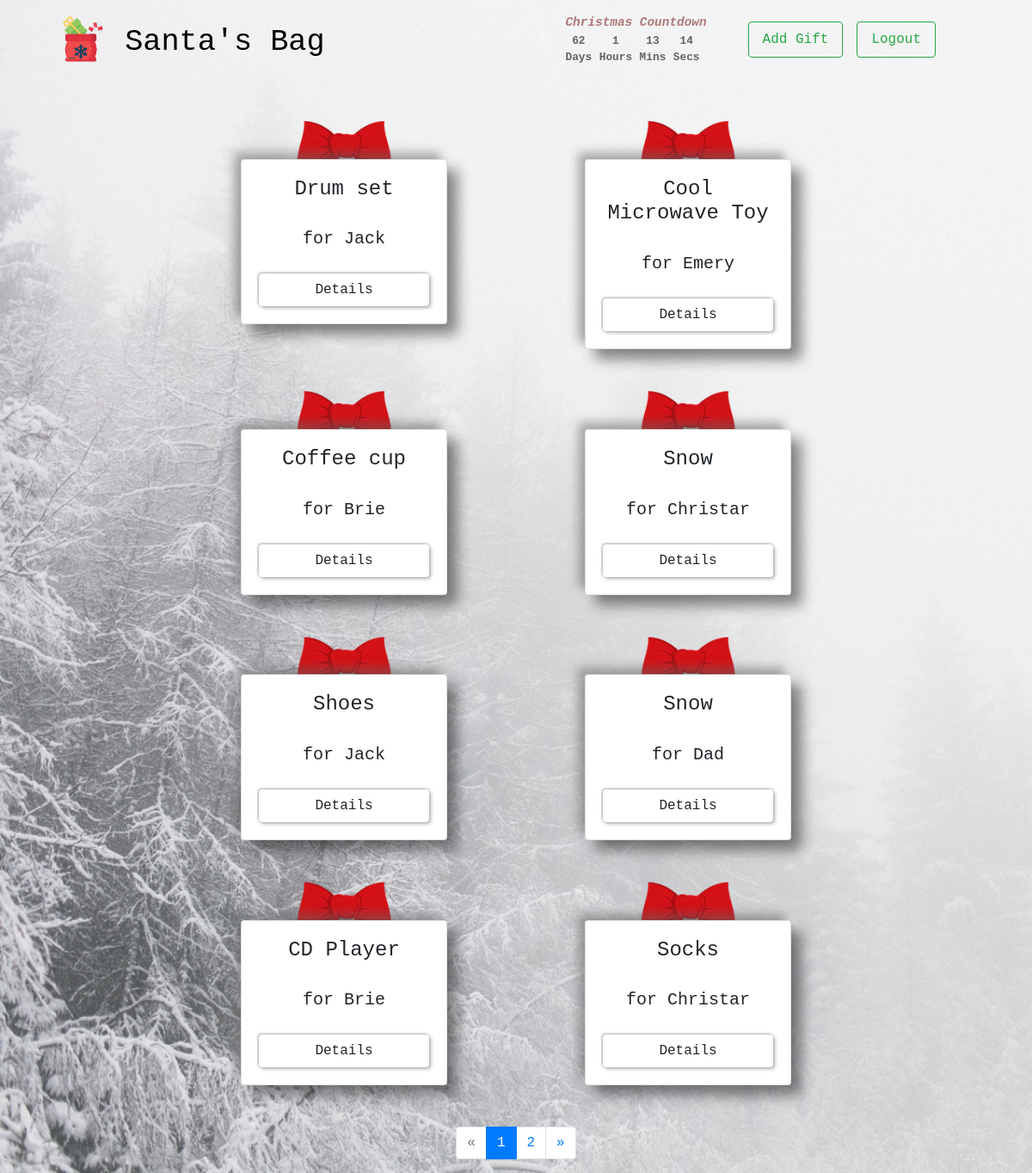
The page /gift-list (signed in) on the database its author committed.
### mainapp/models.py (models this page shows, shortened)
class gift(models.Model):
    gift_name = models.CharField(max_length=150)
    price = models.FloatField()
    type = models.CharField(max_length=150)
    recipient = models.ForeignKey(Recipient, on_delete=models.CASCADE)
    user = models.ForeignKey(
        "auth.User",
        on_delete=models.CASCADE,
    )
    year = models.IntegerField()

class Recipient(models.Model):
    def __str__(self):
        return self.name
    name = models.CharField(max_length=150)
    user = models.ForeignKey(
        "auth.User",
        on_delete=models.CASCADE
    )

### mainapp/views.py (the view)
# urls.py: path('gift-list', views.index, name='index'),
def index(request):
    gift_list = Gift.objects.filter(
        user=request.user.id)
    paginator = Paginator(gift_list, 8)
    page = request.GET.get('page')
    gift_list = paginator.get_page(page)
    context = {
        'gift_list': gift_list
    }
    return render(request, 'mainapp/index.html', context)

### mainapp/templates/mainapp/index.html (shortened to what this page needs)
{% extends 'mainapp/base.html' %}
    {% block body %}
    <div class="container-fluid col-8">
        <div class="row justify-content-center">
        {% if not gift_list %}
            <div class='container-fluid border p-5 neu-shadow mt-5 d-flex justify-content-center custom-width'>
                <div class=''>
                    <h1 style='color: red;' class="text-center col-12 mt-5 holiday-font text-center" >Welcome to Santa's Bag, {{user.username}}!</h1>
                    <h2 style='color: dodgerblue;' class="text-center col-12 mt-5 holiday-font text-center" >You haven't added any gifts to your bag yet. Please Select the button below to add your first gift: </h2>
                    <a href="{% url 'mainapp:create_item' %}" class="mt-5 col-12 btn btn-outline-success">Add Gift</a>
                </div>
            </div>
        {% else %}
            {% for item in gift_list %}
            <div class="mt-5 col d-flex align-items-stretch custom-margin-btn">
                <div class="card mx-auto background-color-card border-0 align-items-center" style="width: 15rem;">
                    <img class="card-img-top" src="pictures/red-ribbon.png" alt="There is a red bow on top of the card with gift name and recipient name info, making it look more like a present than just a card with some info." style="width:8rem; margin-bottom: -42px;">
                    <div class="card mx-auto neu-shadow" style="width: 15rem;">
                        <div class="card-body text-center d-flex flex-column reg-img">
                            <h4 class= "card-title">{{ item.gift_name|capfirst }}</h4>
                            <h5 class="card-body">for {{ item.recipient|capfirst }}</h5>
                            <a href="{% url 'mainapp:details' item.id %}" class="btn neu-shadow-inset">Details</a>
                        </div>
                    </div>
                </div>
            </div>
            {% endfor %}
            {% endif %}
        </div>
        <nav>
            <ul class="pagination justify-content-center mt-5">
              {% if gift_list.has_previous %}
                <li class="page-item">
                  <a class="page-link" href="?page={{ gift_list.previous_page_number }}">&laquo;</a>
                </li>
              {% else %}
                <li class="page-item disabled">
                  <a class="page-link" href="#" tabindex="-1" aria-disabled="True">&laquo;</a>
                </li>
              {% endif %}
              {% for i in gift_list.paginator.page_range %}
                {% if gift_list.number == i %}
                  <li class="page-item active" aria-current="page">
                    <span class="page-link">
                      {{ i }}
                    </span>
                  </li>
                {% else %}
                  <li class="page-item"><a class="page-link" href="?page={{ i }}">{{ i }}</a></li>
                {% endif %}
              {% endfor %}
              {% if gift_list.has_next %}
                <li class="page-item">
                  <a class="page-link" href="?page={{ gift_list.next_page_number }}">&raquo;</a>
                </li>
              {% else %}
                <li class="page-item disabled">
                  <a class="page-link" href="#" tabindex="-1" aria-disabled="True">&raquo;</a>
                </li>
              {% endif %}
            </ul>
          </nav>
    </div>
    {% endblock %}

### mainapp/templates/mainapp/base.html (shortened to what this page needs)
{% load static %}
<!DOCTYPE html>
<html lang="en">
<head>
    <link rel="stylesheet" href="https://cdn.jsdelivr.net/npm/bootstrap@4.6.2/dist/css/bootstrap.min.css">
    <link rel="stylesheet" href="{% static 'mainapp/style.css' %}">
    <link href="https://fonts.cdnfonts.com/css/holiday" rel="stylesheet">
</head>
<body style="height: 100%;" alt="Background image: White Snowy Environment With Pine Trees">
<nav class="navbar navbar-light">
    <a href=
    {% if user.is_authenticated %}
        "{% url 'mainapp:index' %}"
    {% else %}
        "{% url 'Login' %}"
    {% endif %}
    class="navbar-brand holiday-font ml-5" style="font-size: 2.2rem;">
        <img src="/pictures/christmas-gift-icon.svg" width="60" height="60" alt="">
        <span class="align-bottom" id="navbar-brand-text"></span>
    </a>
    <div class="navbar" style="margin-right: 5rem">
        <div class="d-flex pr-5">
            <div class='block-container countdown-header'>
                <div class'pr-2 '>
                    <p class="m-0 text-center font-italic font-weight-bold">Christmas Countdown</p>
                </div>
                <div class='container p-0 countdown-time font-weight-bold'>
                    <div class='pr-2'>
                        <p id="days" class='text-center m-0'>Days</p>
                        <p class="text-center m-0">Days</p>
                    </div>
                    <div class='pr-2'>
                        <p id="hours" class='text-center m-0'></p>
                        <p class='text-center m-0'>Hours</p>
                    </div>
                    <div class='pr-2'>
                        <p id="minutes" class='text-center m-0'></p>
                        <p class='text-center m-0'>Mins</p>
                    </div>
                    <div class='pr-2'>
                        <p id="seconds" class='text-center m-0'></p>
                        <p class='text-center m-0'>Secs</p>
                    </div>
                </div>
            </div>
        </div>
        {% if user.is_authenticated %}
        <a href="{% url 'mainapp:create_item' %}" class="mr-3 btn btn-outline-success nav-item nav-link">Add Gift</a>
        <a href = "{% url 'Logout' %}" class="btn btn-outline-success nav-item nav-link">Logout</a>
        {% else %}
        <a href = "{% url 'Login' %}" class="mr-3 btn btn-outline-success nav-item nav-link">Login</a>
        <a href = "{% url 'Register' %}" class="btn btn-outline-success nav-item nav-link">Sign Up</a>
        {% endif %}
    </div>
</nav>
{% block body %}
{% endblock %}
</body>
</html>

### mainapp/static/mainapp/style.css (style rules this page uses)
body { font-family:'Courier New', Courier, monospace; background-image: url('/pictures/snow.jpeg'); background-size: cover; }
.holiday-font { font-family: 'Holiday', 'Courier New', Courier, monospace; }
.background-color-card { background: rgba(197, 7, 0, 0); }
.neu-shadow-inset { box-shadow: 2px 2px 4px 0 rgba(0, 0, 0, 0.3), -1px -1px 3px 0 rgba(100,100,100,.5); }
.neu-shadow { box-shadow: 12px 12px 16px 0 rgba(0, 0, 0, 0.45), -8px -8px 12px 0 rgba(100, 100, 100, 0.5);; }
.reg-img { position: relative; }
.reg-img::before { content: ""; background-image: url('/pictures/red-ornament.jpeg'); background-size: cover; position: absolute; top: 0px; right: 0px; bottom: 0px; left: 0px; z-index:-1; opacity: 0.9; }
.countdown-header { color: rgba(151, 80, 80, 0.75); font-size: 0.9rem; }
.countdown-time { color: rgba(1, 1, 1, 0.6); font-size: 0.8rem; }
#navbar-brand-text { color: black; }

### rows shown on the page
gift: gift_name "Drum set", recipient "Jack"
gift: gift_name "Cool Microwave Toy", recipient "Emery"
gift: gift_name "Coffee cup", recipient "Brie"
gift: gift_name "Snow", recipient "Christar"
gift: gift_name "Shoes", recipient "Jack"
gift: gift_name "Snow", recipient "Dad"
gift: gift_name "CD Player", recipient "Brie"
gift: gift_name "Socks", recipient "Christar"

### other values the page prints
{{ i }} "1"
{{ i }} "2"
